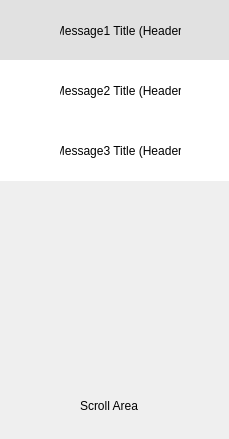
      <widget class="QWidget" name="scrollAreaWidgetContents_2">
       <property name="geometry">
        <rect>
         <x>0</x>
         <y>0</y>
         <width>229</width>
         <height>439</height>
        </rect>
       </property>
       <widget class="QLabel" name="label_5">
        <property name="geometry">
         <rect>
          <x>80</x>
          <y>390</y>
          <width>71</width>
          <height>31</height>
         </rect>
        </property>
        <property name="text">
         <string>Scroll Area </string>
        </property>
       </widget>
       <widget class="QWidget" name="widget_4" native="true">
        <property name="geometry">
         <rect>
          <x>0</x>
          <y>120</y>
          <width>231</width>
          <height>61</height>
         </rect>
        </property>
        <property name="styleSheet">
         <string notr="true">background-color: white;
</string>
        </property>
        <widget class="QLabel" name="label_17">
         <property name="geometry">
          <rect>
           <x>60</x>
           <y>10</y>
           <width>121</width>
           <height>41</height>
          </rect>
         </property>
         <property name="text">
          <string>Message3 Title (Header)</string>
         </property>
         <property name="alignment">
          <set>Qt::AlignCenter</set>
         </property>
        </widget>
       </widget>
       <widget class="QWidget" name="widget_5" native="true">
        <property name="geometry">
         <rect>
          <x>0</x>
          <y>0</y>
          <width>231</width>
          <height>61</height>
         </rect>
        </property>
        <property name="styleSheet">
         <string notr="true">background-color:rgb(225, 225, 225)</string>
        </property>
        <widget class="QLabel" name="label_18">
         <property name="geometry">
          <rect>
           <x>60</x>
           <y>10</y>
           <width>121</width>
           <height>41</height>
          </rect>
         </property>
         <property name="text">
          <string>Message1 Title (Header)</string>
         </property>
         <property name="alignment">
          <set>Qt::AlignCenter</set>
         </property>
        </widget>
       </widget>
       <widget class="QWidget" name="widget_6" native="true">
        <property name="geometry">
         <rect>
          <x>0</x>
          <y>60</y>
          <width>231</width>
          <height>61</height>
         </rect>
        </property>
        <property name="styleSheet">
         <string notr="true">background-color: white;
</string>
        </property>
        <widget class="QLabel" name="label_19">
         <property name="geometry">
          <rect>
           <x>60</x>
           <y>10</y>
           <width>121</width>
           <height>41</height>
          </rect>
         </property>
         <property name="text">
          <string>Message2 Title (Header)</string>
         </property>
         <property name="alignment">
          <set>Qt::AlignCenter</set>
         </property>
        </widget>
       </widget>
      </widget>
